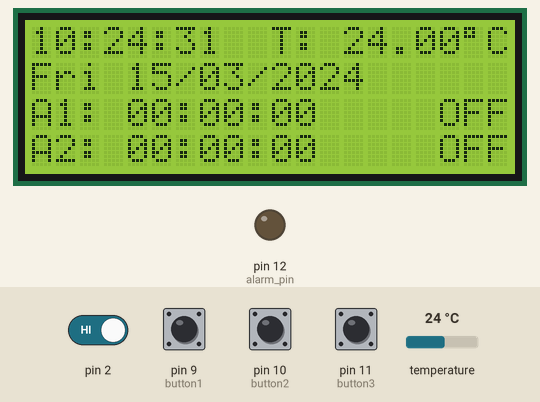
This sketch was run on a simulated Arduino Uno, built with avr-gcc and run on an emulated ATmega328P. On the bench: 20×4 character LCD, output pins drawn as LEDs (lit = HIGH). Wiring (inferred from the names in the program): DS3231 clock at I2C address 0x68. The test bench sets the inputs (shaded band); at power-on: pin 2, pin 9 (button1), pin 10 (button2), pin 11 (button3) HIGH, temperature 24 °C. The local clock reads 2024-03-15 10:24:30 at power-on unless the sketch sets it.

Above: at 1.2 s.
1.3 s: pin 2 driven LOW
At 2.8 s:
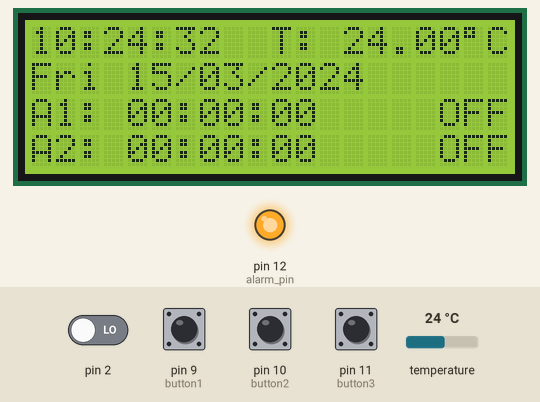
4.3 s: pin 9 (button1) pulled LOW for 0.15 s
At 4.57 s:
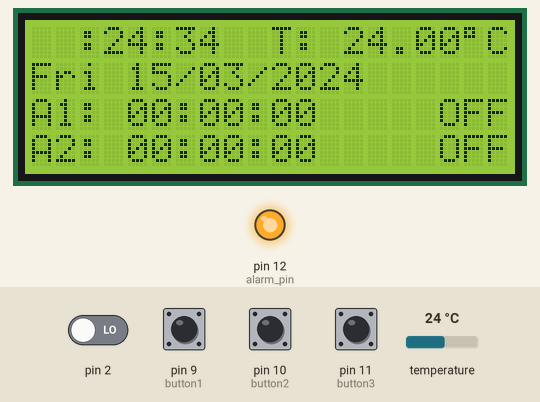
5.9 s: pin 10 (button2) pulled LOW for 0.15 s
At 7.4 s:
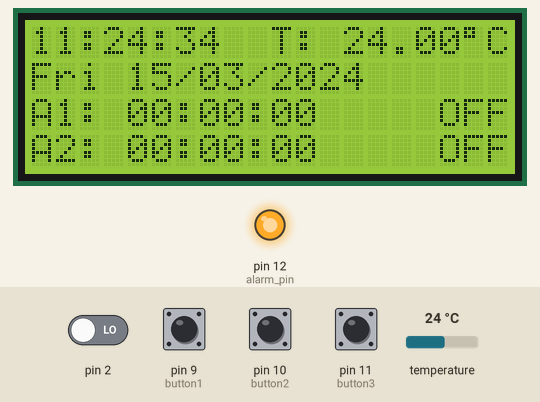
7.5 s: pin 9 (button1) pulled LOW for 1 s
At 8.62 s:
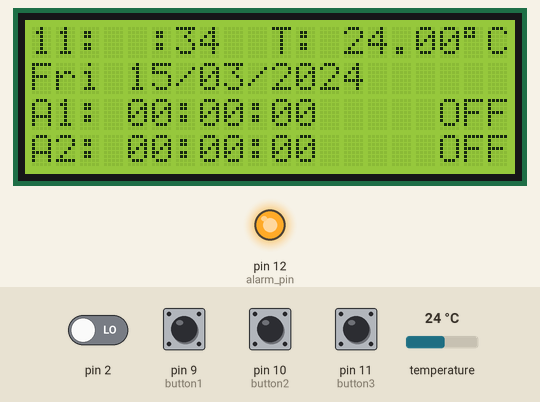
10.0 s: pin 9 (button1) pulled LOW for 0.15 s
At 10.27 s:
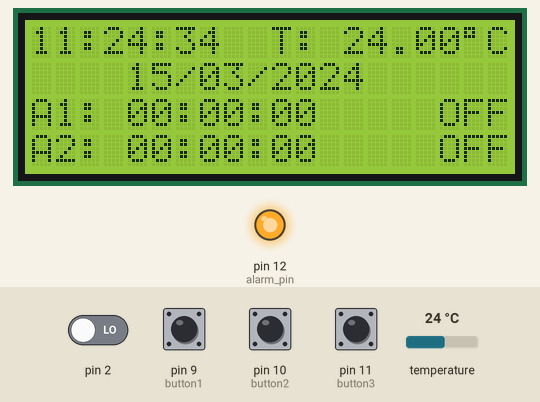
13.1 s: pin 10 (button2) pulled LOW for 1 s
At 14.51 s:
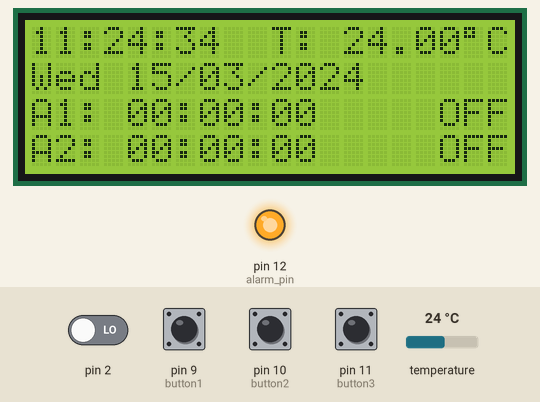
Timing chart, 0 to 16.1 s (numbered marks = the images above; inputs shaded):
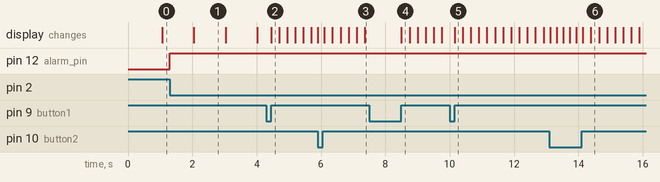

The sketch:

Clock.ino
```cpp
#include <LiquidCrystal.h>
#include <Wire.h>

LiquidCrystal lcd(3, 4, 5, 6, 7, 8);

const int button1   =  9;                   // button1 pin number
const int button2   = 10;                   // button1 pin number
const int button3   = 11;                   // button1 pin number
const int alarm_pin = 12;                   // Alarms pin number

void setup() {
  pinMode(9,  INPUT_PULLUP);
  pinMode(10, INPUT_PULLUP);
  pinMode(11, INPUT_PULLUP);
  pinMode(12, OUTPUT);
  digitalWrite(alarm_pin, LOW);

  lcd.begin(20, 4);
  Wire.begin();
  attachInterrupt(digitalPinToInterrupt(2), Alarm, FALLING);
}


bool alarm1_status, alarm2_status;
char Time[]     = "  :  :  ",
     calendar[] = "      /  /20  ",
     alarm1[]   = "A1:   :  :00", alarm2[]   = "A2:   :  :00",
     temperature[] = "T:   .   C";
byte  i, second, minute, hour, day, date, month, year,
      alarm1_minute, alarm1_hour, alarm2_minute, alarm2_hour,
      status_reg;

void Alarm(){
  digitalWrite(alarm_pin, HIGH);
}
void DS3231_read(){
  Wire.beginTransmission(0x68);
  Wire.write(0);
  Wire.endTransmission(false);
  Wire.requestFrom(0x68, 7);
  second = Wire.read();
  minute = Wire.read();
  hour   = Wire.read();
  day    = Wire.read();
  date   = Wire.read();
  month  = Wire.read();
  year   = Wire.read();
}
void alarms_read_display(){
  byte control_reg, temperature_lsb;
  char temperature_msb;
  Wire.beginTransmission(0x68);
  Wire.write(0x08);
  Wire.endTransmission(false);
  Wire.requestFrom(0x68, 11);
  alarm1_minute = Wire.read();
  alarm1_hour   = Wire.read();
  Wire.read();
  alarm2_minute = Wire.read();
  alarm2_hour   = Wire.read();
  Wire.read();
  control_reg = Wire.read();
  status_reg  = Wire.read();
  Wire.read();
  temperature_msb = Wire.read();
  temperature_lsb = Wire.read();

  alarm1_minute = (alarm1_minute >> 4) * 10 + (alarm1_minute & 0x0F);
  alarm1_hour   = (alarm1_hour   >> 4) * 10 + (alarm1_hour & 0x0F);
  alarm2_minute = (alarm2_minute >> 4) * 10 + (alarm2_minute & 0x0F);
  alarm2_hour   = (alarm2_hour   >> 4) * 10 + (alarm2_hour & 0x0F);

  alarm1[8]     = alarm1_minute % 10  + 48;
  alarm1[7]     = alarm1_minute / 10  + 48;
  alarm1[5]     = alarm1_hour   % 10  + 48;
  alarm1[4]     = alarm1_hour   / 10  + 48;
  alarm2[8]     = alarm2_minute % 10  + 48;
  alarm2[7]     = alarm2_minute / 10  + 48;
  alarm2[5]     = alarm2_hour   % 10  + 48;
  alarm2[4]     = alarm2_hour   / 10  + 48;
  alarm1_status = bitRead(control_reg, 0);
  alarm2_status = bitRead(control_reg, 1);
  if(temperature_msb < 0){
    temperature_msb = abs(temperature_msb);
    temperature[2] = '-';
  }
  else
    temperature[2] = ' ';
  temperature_lsb >>= 6;
  temperature[4] = temperature_msb % 10  + 48;
  temperature[3] = temperature_msb / 10  + 48;
  if(temperature_lsb == 0 || temperature_lsb == 2){
    temperature[7] = '0';
    if(temperature_lsb == 0) temperature[6] = '0';
    else                     temperature[6] = '5';
  }
  if(temperature_lsb == 1 || temperature_lsb == 3){
    temperature[7] = '5';
    if(temperature_lsb == 1) temperature[6] = '2';
    else                     temperature[6] = '7';
  }
  temperature[8]  = 223;
  lcd.setCursor(10, 0);
  lcd.print(temperature);
  lcd.setCursor(0, 2);
  lcd.print(alarm1);
  lcd.setCursor(17, 2);
  if(alarm1_status)  lcd.print("ON ");
  else               lcd.print("OFF");
  lcd.setCursor(0, 3);
  lcd.print(alarm2);
  lcd.setCursor(17, 3);
  if(alarm2_status)  lcd.print("ON ");
  else               lcd.print("OFF");
}
void calendar_display(){
  switch(day){
    case 1:  strcpy(calendar, "Sun   /  /20  "); break;
    case 2:  strcpy(calendar, "Mon   /  /20  "); break;
    case 3:  strcpy(calendar, "Tue   /  /20  "); break;
    case 4:  strcpy(calendar, "Wed   /  /20  "); break;
    case 5:  strcpy(calendar, "Thu   /  /20  "); break;
    case 6:  strcpy(calendar, "Fri   /  /20  "); break;
    case 7:  strcpy(calendar, "Sat   /  /20  "); break;
    default: strcpy(calendar, "Sat   /  /20  ");
  }
  calendar[13] = year  % 10 + 48;
  calendar[12] = year  / 10 + 48;
  calendar[8]  = month % 10 + 48;
  calendar[7]  = month / 10 + 48;
  calendar[5]  = date  % 10 + 48;
  calendar[4]  = date  / 10 + 48;
  lcd.setCursor(0, 1);
  lcd.print(calendar);
}
void DS3231_display(){

  second = (second >> 4) * 10 + (second & 0x0F);
  minute = (minute >> 4) * 10 + (minute & 0x0F);
  hour = (hour >> 4) * 10 + (hour & 0x0F);
  date = (date >> 4) * 10 + (date & 0x0F);
  month = (month >> 4) * 10 + (month & 0x0F);
  year = (year >> 4) * 10 + (year & 0x0F);

  Time[7]     = second % 10  + 48;
  Time[6]     = second / 10  + 48;
  Time[4]     = minute % 10  + 48;
  Time[3]     = minute / 10  + 48;
  Time[1]     = hour   % 10  + 48;
  Time[0]     = hour   / 10  + 48;
  calendar_display();
  lcd.setCursor(0, 0);
  lcd.print(Time);
}
void Blink(){
  byte j = 0;
  while(j < 10 && (digitalRead(button1) || i >= 5) && digitalRead(button2) && (digitalRead(button3) || i < 5)){
    j++;
    delay(25);
  }
}
byte edit(byte x, byte y, byte parameter){
  char text[3];
  while(!digitalRead(button1) || !digitalRead(button3));
  while(true){
    while(!digitalRead(button2)){
      parameter++;
      if(((i == 0) || (i == 5)) && parameter > 23)
        parameter = 0;
      if(((i == 1) || (i == 6)) && parameter > 59)
        parameter = 0;
      if(i == 2 && parameter > 31)
        parameter = 1;
      if(i == 3 && parameter > 12)
        parameter = 1;
      if(i == 4 && parameter > 99)
        parameter = 0;
      if(i == 7 && parameter > 1)
        parameter = 0;
      lcd.setCursor(x, y);
      if(i == 7){
        if(parameter == 1)  lcd.print("ON ");
        else                lcd.print("OFF");
      }
      else{
        sprintf(text,"%02u", parameter);
        lcd.print(text);
      }
      if(i >= 5){
        DS3231_read();
        DS3231_display();
      }
      delay(200);
    }
    lcd.setCursor(x, y);
    lcd.print("  ");
    if(i == 7) lcd.print(" ");
    Blink();
    lcd.setCursor(x, y);
    if(i == 7){
      if(parameter == 1)  lcd.print("ON ");
      else                lcd.print("OFF");
    }
    else{
      sprintf(text,"%02u", parameter);
      lcd.print(text);
    }
    Blink();
    if(i >= 5){
      DS3231_read();
      DS3231_display();}
    if((!digitalRead(button1) && i < 5) || (!digitalRead(button3) && i >= 5)){
      i++;
      return parameter;
    }
  }
}

void loop() {
  if(!digitalRead(button1)){
      i = 0;
      hour   = edit(0, 0, hour);
      minute = edit(3, 0, minute);
      while(!digitalRead(button1));
      while(true){
        while(!digitalRead(button2)){
          day++;
          if(day > 7) day = 1;
          calendar_display();
          lcd.setCursor(0, 1);
          lcd.print(calendar);
          delay(200);
        }
        lcd.setCursor(0, 1);
        lcd.print("   ");
        Blink();
        lcd.setCursor(0, 1);
        lcd.print(calendar);
        Blink();
        if(!digitalRead(button1))
          break;
      }
      date = edit(4, 1, date);
      month = edit(7, 1, month);
      year = edit(12, 1, year);

      minute = ((minute / 10) << 4) + (minute % 10);
      hour = ((hour / 10) << 4) + (hour % 10);
      date = ((date / 10) << 4) + (date % 10);
      month = ((month / 10) << 4) + (month % 10);
      year = ((year / 10) << 4) + (year % 10);


      Wire.beginTransmission(0x68);
      Wire.write(0);
      Wire.write(0);
      Wire.write(minute);
      Wire.write(hour);
      Wire.write(day);
      Wire.write(date);
      Wire.write(month);
      Wire.write(year);
      Wire.endTransmission();
      delay(200);
    }
    if(!digitalRead(button3)){
      while(!digitalRead(button3));
      i = 5;
      alarm1_hour   = edit(4,  2, alarm1_hour);
      alarm1_minute = edit(7,  2, alarm1_minute);
      alarm1_status = edit(17, 2, alarm1_status);
      i = 5;
      alarm2_hour   = edit(4,  3, alarm2_hour);
      alarm2_minute = edit(7,  3, alarm2_minute);
      alarm2_status = edit(17, 3, alarm2_status);
      alarm1_minute = ((alarm1_minute / 10) << 4) + (alarm1_minute % 10);
      alarm1_hour   = ((alarm1_hour   / 10) << 4) + (alarm1_hour % 10);
      alarm2_minute = ((alarm2_minute / 10) << 4) + (alarm2_minute % 10);
      alarm2_hour   = ((alarm2_hour   / 10) << 4) + (alarm2_hour % 10);
      // Write alarms data to DS3231
      Wire.beginTransmission(0x68);
      Wire.write(7);
      Wire.write(0);
      Wire.write(alarm1_minute);
      Wire.write(alarm1_hour);
      Wire.write(0x80);
      Wire.write(alarm2_minute);
      Wire.write(alarm2_hour);
      Wire.write(0x80);
      Wire.write(4 | alarm1_status | (alarm2_status << 1));
      Wire.write(0);
      Wire.endTransmission();
      delay(200);
    }
    if(!digitalRead(button2) && digitalRead(alarm_pin)){
      digitalWrite(alarm_pin, LOW);
      Wire.beginTransmission(0x68);
      Wire.write(0x0E);

      Wire.write(4 | (!bitRead(status_reg, 0) & alarm1_status) | ((!bitRead(status_reg, 1) & alarm2_status) << 1));
      Wire.write(0);
      Wire.endTransmission();
    }
    DS3231_read();
    alarms_read_display();
    DS3231_display();
    delay(50);
}
```

Measured:
- after the input at 1.3 s, pin 12 (alarm_pin): LOW → HIGH at once
- after the input at 4.3 s, the display: changes after 0.15 s (image 2)
- after the input at 5.9 s, the display: changes at once (image 3)
- after the input at 7.5 s, the display: changes after 1.0 s (image 4)
- after the input at 10.0 s, the display: changes after 0.15 s (image 5)
- after the input at 13.1 s, the display: first changes at once (image 6 shows a later state)
